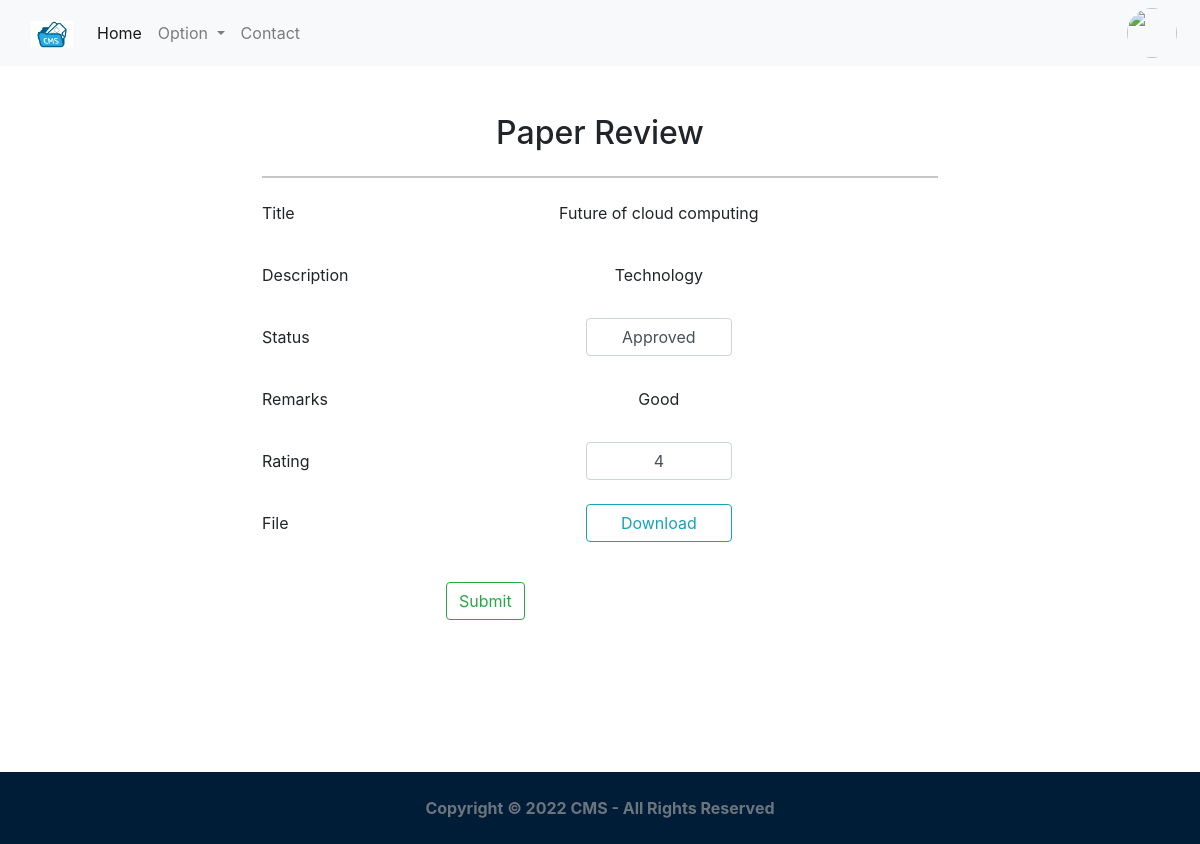
The app's page /feed/reviewer/update_review/12 (signed in) with its own data.
### core/models.py (models this page shows, shortened)
class Paper(models.Model):
	title = models.CharField(max_length=100)
	description = models.CharField(max_length=200)
	status = models.CharField(max_length=30,default='Submitted')
	file = models.FileField(upload_to='author_files/',validators=(validate_is_pdf,)) # taking files from author
	user = models.ForeignKey(User, on_delete=models.CASCADE)
	remarks = models.CharField(max_length=255,default='No-Remark')
	rating = models.IntegerField(default=0)
	created_on = models.DateTimeField(auto_now_add=True)
	review_date = models.DateTimeField(null=True)
	review_by = models.IntegerField(null=True)
	is_review_submit = models.BooleanField(default=False)
	class Meta:
		ordering = ['-created_on']

### core/views.py (the view, shortened to what this page needs)
# urls.py: path('feed/reviewer/update_review/<int:id>',login_required(UpdateReview.as_view()),name='update_review_view'),
class UpdateReview(View):
	template_name='core/updatereview.html'
	form_class = FormStatus
	def get(self,request,*args,**kwargs):
		detail_id = kwargs.get('id')
		detail_info=Paper.objects.filter(pk=detail_id).all()
		context={'detail_info':detail_info,}
		return render(request,self.template_name,context)

### core/templates/core/updatereview.html (shortened to what this page needs)
{% extends 'core/base1.html' %}
{% load static %}
{% load crispy_forms_field %}
{% block content %}
<div class="container mt-5 "  >
        <div class="row">
            <h2 class="text-center">Paper Review</h2>
            <div style="width:700px;" class="mx-auto">
                <hr>
            <form  method="post" enctype="multipart/form-data">
                {% for obj in detail_info %}
                <div class="row my-2 ">
                    <label for="inputType" class="col-2 col-form-label">Title</label>
                    <div class="col-10 col-sm-10">
                      <input type="text" readonly class="form-control-plaintext text-center" name="title" id="inputType" value="{{obj.title}}">
                    </div>
                  </div>
                  <div class=" row my-4">
                    <label for="inputType" class="col-2 col-form-label">Description</label>
                    <div class="col-10 col-sm-10 mx-auto">
                      <input type="text" readonly class="form-control-plaintext text-center" name="description" id="inputType" value="{{ obj.description }}">
                    </div>
                  </div>
                  <div class=" row my-4">
                    <label for="inputType" class="col-2 col-form-label">Status</label>
                    <div class="col-5 col-sm-3 mx-auto">
                      <select id="name" class="form-control text-center" name="status" >
                      <option selected>{{obj.status}}</option>
                    </select>
                    </div>
                  </div>
                  <div class=" row my-4">
                    <label for="inputType" class="col-2 col-form-label">Remarks</label>
                    <div class="col-10 col-sm-10 mx-auto">
                      <input type="text" class="form-control-plaintext text-center" name="remarks" id="inputType" value="{{ obj.remarks }}">
                    </div>
                  </div>
                  <div class=" row my-4">
                    <label for="inputType" class="col-2 col-form-label">Rating</label>
                    <div class="col-5 col-sm-3 mx-auto">
                      <select id="inputType" class="form-control text-center" name="rating" >
                      <option selected>{{obj.rating}}</option>
                    </select>
                    </div>
                  </div>
                  <div class=" row my-4">
                    <label for="inputType" class="col-2 col-form-label">File</label>
                    <div class="col-5 col-sm-3 mx-auto">
                      <a href="{{obj.file.url}}" name="file" target="_blank_" class=" btn btn-outline-info form-control">Download</a>
                    </div>
                  </div>
                 {% endfor %}
                <div class="mb-3 col-6 py-3 mx-auto">
                    <button type="submit" class="btn btn-outline-success">Submit</button>
                </div>
            </form>
            </div>
            </div>
        </div>
<div style="height:15vh;">
    </div>
{% endblock %}

### records on screen
Paper: title "Future of cloud computing", description "Technology", status "Approved", remarks "Good", rating "4"
